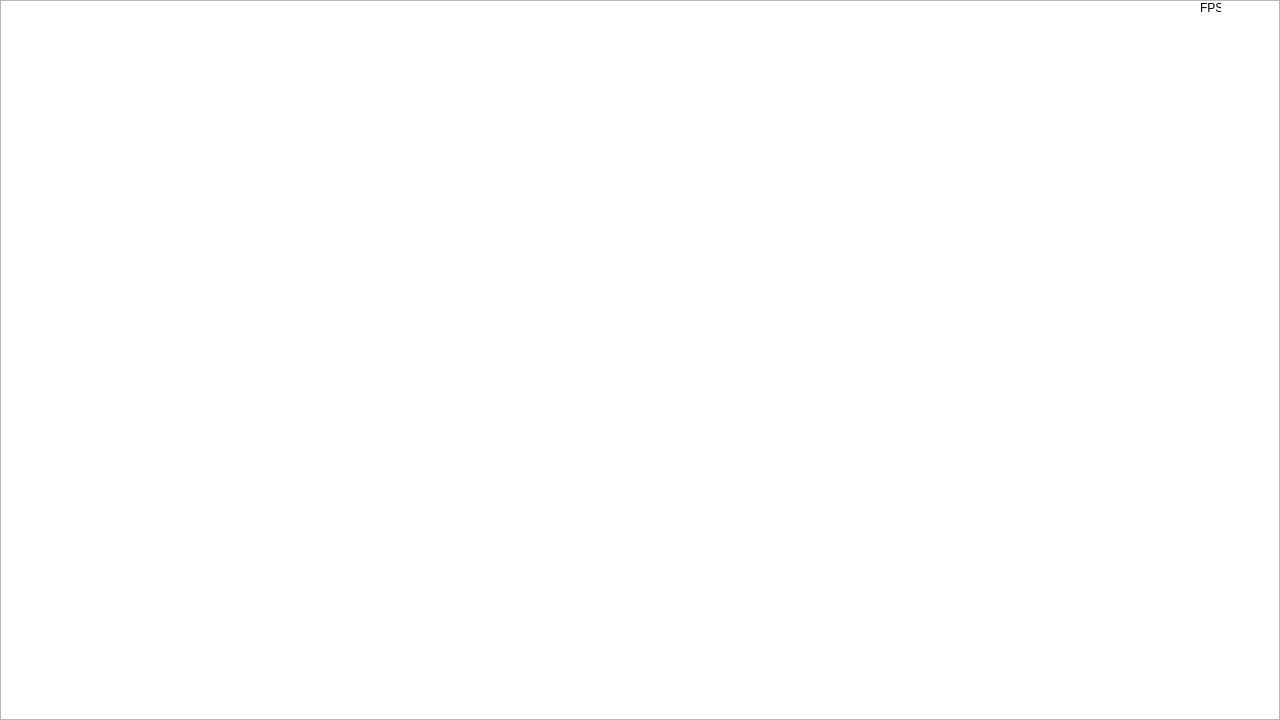
<?xml version="1.0" encoding="UTF-8"?>
<ui version="4.0">
 <class>Widget</class>
 <widget class="QWidget" name="Widget">
  <property name="geometry">
   <rect>
    <x>0</x>
    <y>0</y>
    <width>1280</width>
    <height>720</height>
   </rect>
  </property>
  <property name="cursor">
   <cursorShape>ArrowCursor</cursorShape>
  </property>
  <property name="windowTitle">
   <string>Game Prototype v1.0</string>
  </property>
  <widget class="QGraphicsView" name="graphicsView">
   <property name="geometry">
    <rect>
     <x>0</x>
     <y>0</y>
     <width>1280</width>
     <height>720</height>
    </rect>
   </property>
   <property name="verticalScrollBarPolicy">
    <enum>Qt::ScrollBarAlwaysOff</enum>
   </property>
   <property name="horizontalScrollBarPolicy">
    <enum>Qt::ScrollBarAlwaysOff</enum>
   </property>
  </widget>
  <widget class="QLabel" name="label">
   <property name="geometry">
    <rect>
     <x>1200</x>
     <y>0</y>
     <width>21</width>
     <height>16</height>
    </rect>
   </property>
   <property name="text">
    <string>FPS:</string>
   </property>
  </widget>
  <widget class="QLabel" name="label_2">
   <property name="geometry">
    <rect>
     <x>1225</x>
     <y>2</y>
     <width>47</width>
     <height>13</height>
    </rect>
   </property>
   <property name="text">
    <string/>
   </property>
  </widget>
 </widget>
 <layoutdefault spacing="6" margin="11"/>
 <resources/>
 <connections/>
</ui>
